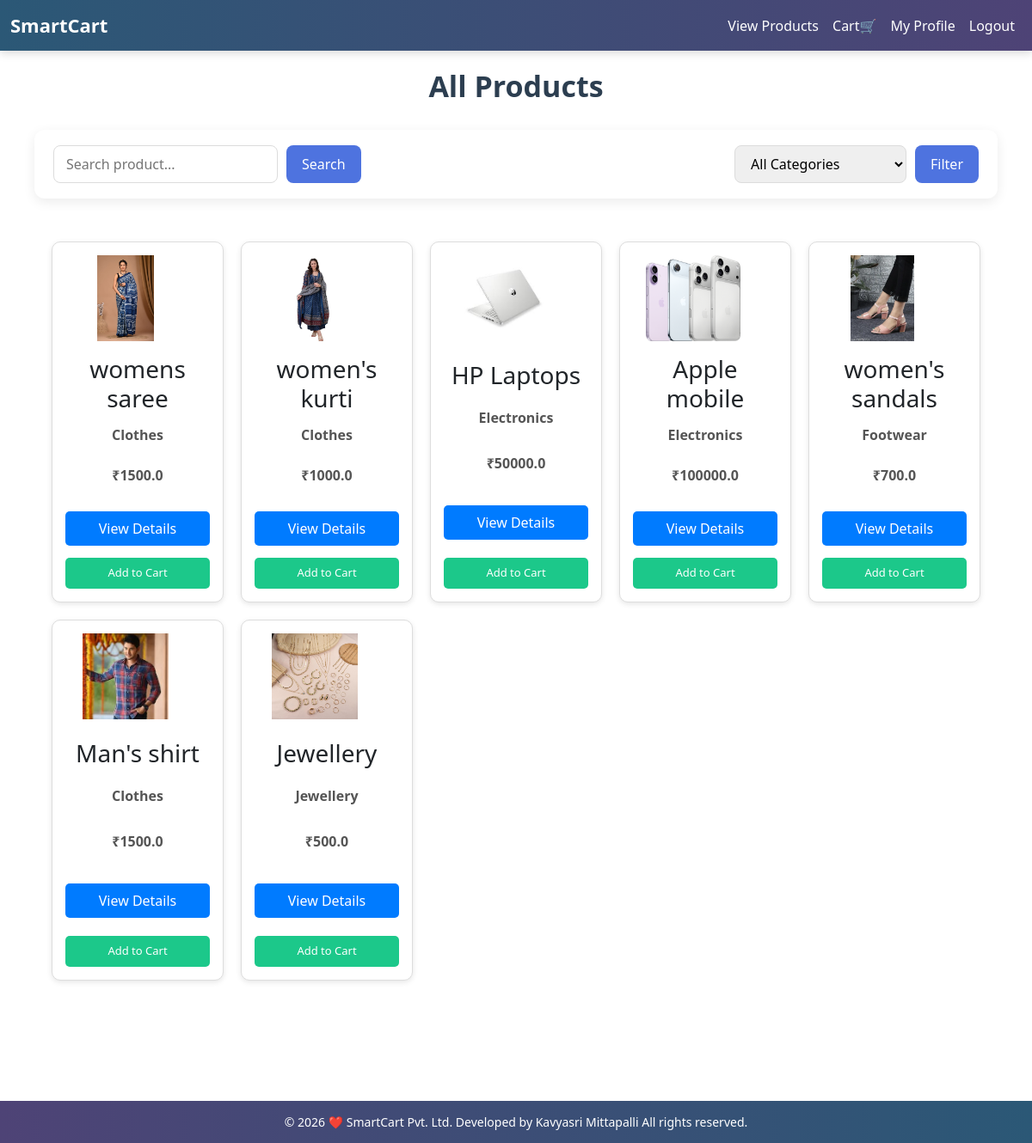
Screenshot of /user/products (signed in) with the database file from the repository.
### tables this page shows
CREATE TABLE products (
    product_id INTEGER PRIMARY KEY AUTOINCREMENT,
    name TEXT,
    description TEXT,
    category TEXT,
    price REAL,
    image TEXT,
    admin_id INTEGER,
    quantity INTEGER DEFAULT 0,

    FOREIGN KEY(admin_id) REFERENCES admin(admin_id)
);

### app.py (the view)
@app.route('/user/products')
def user_products():
    if 'user_id' not in session:
        flash("Please login to view products!", "danger")
        return redirect('/user-login')
    search = request.args.get('search', '')
    category_filter = request.args.get('category', '')
    conn = get_db_connection()
    cursor = conn.cursor()
    cursor.execute("SELECT DISTINCT category FROM products")
    categories = cursor.fetchall()
    query = "SELECT * FROM products WHERE 1=1"
    params = []
    if search:
        query += " AND name LIKE ?"
        params.append("%" + search + "%")
    if category_filter:
        query += " AND category = ?"
        params.append(category_filter)
    cursor.execute(query, params)
    products = cursor.fetchall()
    cursor.close()
    conn.close()
    return render_template(
        "user/user_products.html",
        products=products,
        categories=categories
    )

### app.py (called while the page is built)
def get_db_connection():
    conn = sqlite3.connect(DATABASE)
    conn.row_factory = sqlite3.Row
    return conn

### templates/user/user_products.html (shortened to what this page needs)
<!DOCTYPE html>
<html>
<head>
<link rel="stylesheet" href="{{ url_for('static', filename='css/user_style.css') }}">
<link href="https://cdn.jsdelivr.net/npm/bootstrap@5.3.3/dist/css/bootstrap.min.css" rel="stylesheet">
<link rel="stylesheet" href="{{ url_for('static', filename='css/user_style.css') }}">
</head>
<body>
<nav class="navbar navbar-expand-lg navbar-custom fixed-top">
  <div class="container-fluid">
    <a class="navbar-brand" href="/user/products">SmartCart</a>
    <div class="collapse navbar-collapse justify-content-end" id="userNavbar">
        <ul class="navbar-nav align-items-lg-center">
            <li class="nav-item">
                <a href="/user/products" class="nav-link text-white">View Products</a>
            </li>
            <li class="nav-item">
                <a href="/user/cart" class="nav-link text-white">Cart🛒</a>
            </li>
            <li class="nav-item">
                <a href="/user/profile" class="nav-link text-white">My Profile</a>
            </li>
            <li class="nav-item">
                <a href="/user-logout" class="nav-link text-white">Logout</a>
            </li>
        </ul>
    </div>
  </div>
</nav>
<div class="container-fluid product-page">
<h2 class="page-title">All Products</h2>
<div class="top-bar">
    <form method="GET" action="/user/products">
        <input type="text" name="search" placeholder="Search product..."
               value="{{ request.args.get('search', '') }}">
        <button type="submit">Search</button>
    </form>
    <form method="GET" action="/user/products">
        <select name="category">
            <option value="">All Categories</option>
        </select>
        <button type="submit">Filter</button>
    </form>
</div>
<div class="product-container">
    {% for product in products %}
    <div class="product-card">
        <img src="/static/uploads/product_images/{{ product.image }}">
        <h3>{{ product.name }}</h3>
        <p>{{ product.category }}</p>
        <p><strong>₹{{ product.price }}</strong></p>
        <a href="/user/product/{{ product.product_id }}">View Details</a>
        <a href="/user/add-to-cart/{{ product.product_id }}"
           class="btn btn-success btn-cart">Add to Cart</a>
    </div>
    {% endfor %}
</div>
</div>
<footer class="footer">
  © 2026 ❤️ SmartCart Pvt. Ltd.
Developed by Kavyasri Mittapalli
All rights reserved.
</footer>
</body>
</html>

### static/css/user_style.css (style rules this page uses)
.product-card { width: 280px; min-height: 420px; border-radius: 12px; box-shadow: 0 4px 10px rgba(0,0,0,0.08); padding: 20px; background: white; display: flex; flex-direction: column; justify-content: space-between; text-align: center; }
.product-card img { width: 100%; height: 180px; object-fit: contain; margin-bottom: 15px; }
body { background: url("../images/cart9.avif") no-repeat center center fixed; background-size: cover; margin: 0; padding: 0; }
.product-container { display:grid; grid-template-columns:repeat(3,1fr); gap:20px; margin-top:20px; }
.product-card { background:white; border-radius:10px; padding:15px; text-align:center; box-shadow:0 2px 10px rgba(0,0,0,0.1); }
.product-card img { width:100%; height:160px; object-fit:cover; border-radius:8px; }
.product-container { display:grid; grid-template-columns:repeat(3,1fr); gap:20px; padding:20px; }
.product-card { background:white; border-radius:10px; padding:15px; text-align:center; box-shadow:0 2px 8px rgba(0,0,0,0.1); }
.product-card img { width:100%; height:160px; object-fit:cover; border-radius:6px; }
.product-card { background: #ffffff; border-radius: 10px; padding: 15px; box-shadow: 0 2px 8px rgba(0,0,0,0.08); text-align: center; }
.product-card img { width: 100%; height: 200px; object-fit: cover; border-radius: 8px; }
.product-card p { color: #555; font-weight: 600; }

### rows the page displays
products: image (picture), name "womens saree", category "Clothes", price "1500.0"
products: image (picture), name "women's kurti", category "Clothes", price "1000.0"
products: image (picture), name "HP Laptops", category "Electronics", price "50000.0"
products: image (picture), name "Apple mobile", category "Electronics", price "100000.0"
products: image (picture), name "women's sandals", category "Footwear", price "700.0"
products: image (picture), name "Man's shirt", category "Clothes", price "1500.0"
products: image (picture), name "Jewellery", category "Jewellery", price "500.0"
